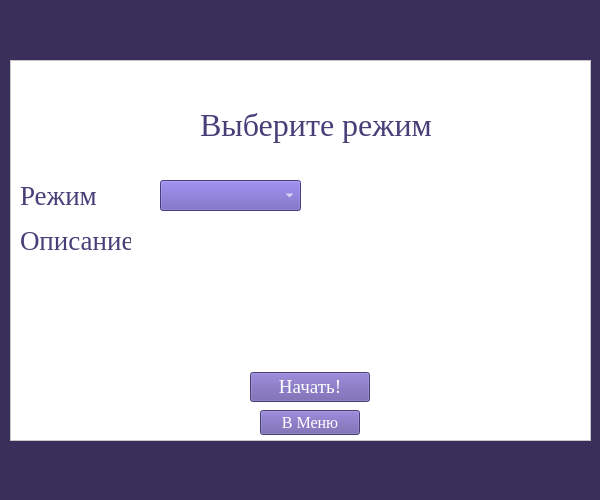
    <widget class="QWidget" name="Modes">
     <property name="sizePolicy">
      <sizepolicy hsizetype="Fixed" vsizetype="Fixed">
       <horstretch>0</horstretch>
       <verstretch>0</verstretch>
      </sizepolicy>
     </property>
     <property name="minimumSize">
      <size>
       <width>600</width>
       <height>500</height>
      </size>
     </property>
     <property name="maximumSize">
      <size>
       <width>600</width>
       <height>500</height>
      </size>
     </property>
     <property name="styleSheet">
      <string notr="true">background-color: rgb(57, 47, 90);</string>
     </property>
     <widget class="QFrame" name="frame_2">
      <property name="geometry">
       <rect>
        <x>10</x>
        <y>60</y>
        <width>581</width>
        <height>381</height>
       </rect>
      </property>
      <property name="styleSheet">
       <string notr="true">background-color: rgb(255, 255, 255);</string>
      </property>
      <property name="frameShape">
       <enum>QFrame::StyledPanel</enum>
      </property>
      <property name="frameShadow">
       <enum>QFrame::Raised</enum>
      </property>
      <widget class="QPushButton" name="goMenuBtn_3">
       <property name="geometry">
        <rect>
         <x>250</x>
         <y>350</y>
         <width>100</width>
         <height>25</height>
        </rect>
       </property>
       <property name="font">
        <font>
         <family>Times New Roman</family>
         <pointsize>12</pointsize>
        </font>
       </property>
       <property name="styleSheet">
        <string notr="true">background-color: rgb(102, 86, 166);
color: rgb(255, 255, 255);</string>
       </property>
       <property name="text">
        <string>В Меню</string>
       </property>
      </widget>
      <widget class="QLabel" name="chooseLabel_3">
       <property name="geometry">
        <rect>
         <x>190</x>
         <y>40</y>
         <width>240</width>
         <height>50</height>
        </rect>
       </property>
       <property name="font">
        <font>
         <family>Times New Roman</family>
         <pointsize>24</pointsize>
        </font>
       </property>
       <property name="styleSheet">
        <string notr="true">color: rgb(73, 62, 120);</string>
       </property>
       <property name="text">
        <string>Выберите режим</string>
       </property>
      </widget>
      <widget class="QComboBox" name="modesBox_3">
       <property name="geometry">
        <rect>
         <x>150</x>
         <y>120</y>
         <width>141</width>
         <height>31</height>
        </rect>
       </property>
       <property name="font">
        <font>
         <family>Times New Roman</family>
         <pointsize>12</pointsize>
        </font>
       </property>
       <property name="styleSheet">
        <string notr="true">background-color: rgb(102, 86, 182);
color: rgb(255, 255, 255);</string>
       </property>
      </widget>
      <widget class="QLabel" name="modeLabel_3">
       <property name="geometry">
        <rect>
         <x>10</x>
         <y>110</y>
         <width>81</width>
         <height>51</height>
        </rect>
       </property>
       <property name="font">
        <font>
         <family>Times New Roman</family>
         <pointsize>20</pointsize>
        </font>
       </property>
       <property name="styleSheet">
        <string notr="true">color: rgb(73, 62, 120);</string>
       </property>
       <property name="text">
        <string>Режим</string>
       </property>
      </widget>
      <widget class="QLabel" name="descLabel_3">
       <property name="geometry">
        <rect>
         <x>10</x>
         <y>170</y>
         <width>111</width>
         <height>21</height>
        </rect>
       </property>
       <property name="font">
        <font>
         <family>Times New Roman</family>
         <pointsize>20</pointsize>
        </font>
       </property>
       <property name="styleSheet">
        <string notr="true">color: rgb(73, 62, 120);</string>
       </property>
       <property name="text">
        <string>Описание:</string>
       </property>
      </widget>
      <widget class="QLabel" name="descModeLabel_3">
       <property name="geometry">
        <rect>
         <x>150</x>
         <y>170</y>
         <width>401</width>
         <height>101</height>
        </rect>
       </property>
       <property name="font">
        <font>
         <family>Times New Roman</family>
         <pointsize>16</pointsize>
        </font>
       </property>
       <property name="styleSheet">
        <string notr="true">color: rgb(102, 86, 182);</string>
       </property>
       <property name="text">
        <string/>
       </property>
       <property name="alignment">
        <set>Qt::AlignLeading|Qt::AlignLeft|Qt::AlignTop</set>
       </property>
      </widget>
      <widget class="QPushButton" name="startBtn_3">
       <property name="geometry">
        <rect>
         <x>240</x>
         <y>312</y>
         <width>120</width>
         <height>30</height>
        </rect>
       </property>
       <property name="font">
        <font>
         <family>Times New Roman</family>
         <pointsize>14</pointsize>
        </font>
       </property>
       <property name="styleSheet">
        <string notr="true">background-color: rgb(102, 86, 166);
color: rgb(255, 255, 255);</string>
       </property>
       <property name="text">
        <string>Начать!</string>
       </property>
      </widget>
     </widget>
    </widget>
